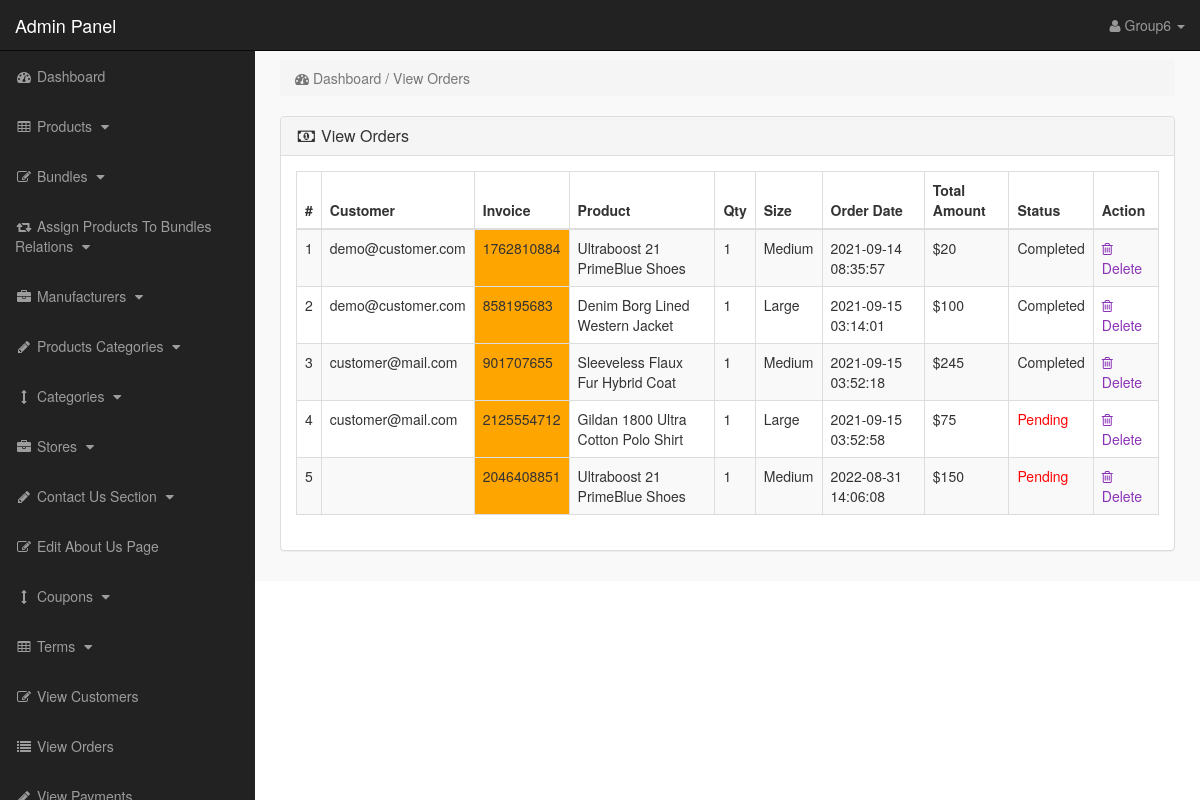
The app's page /admin_area/index.php?view_orders (signed in), older data.
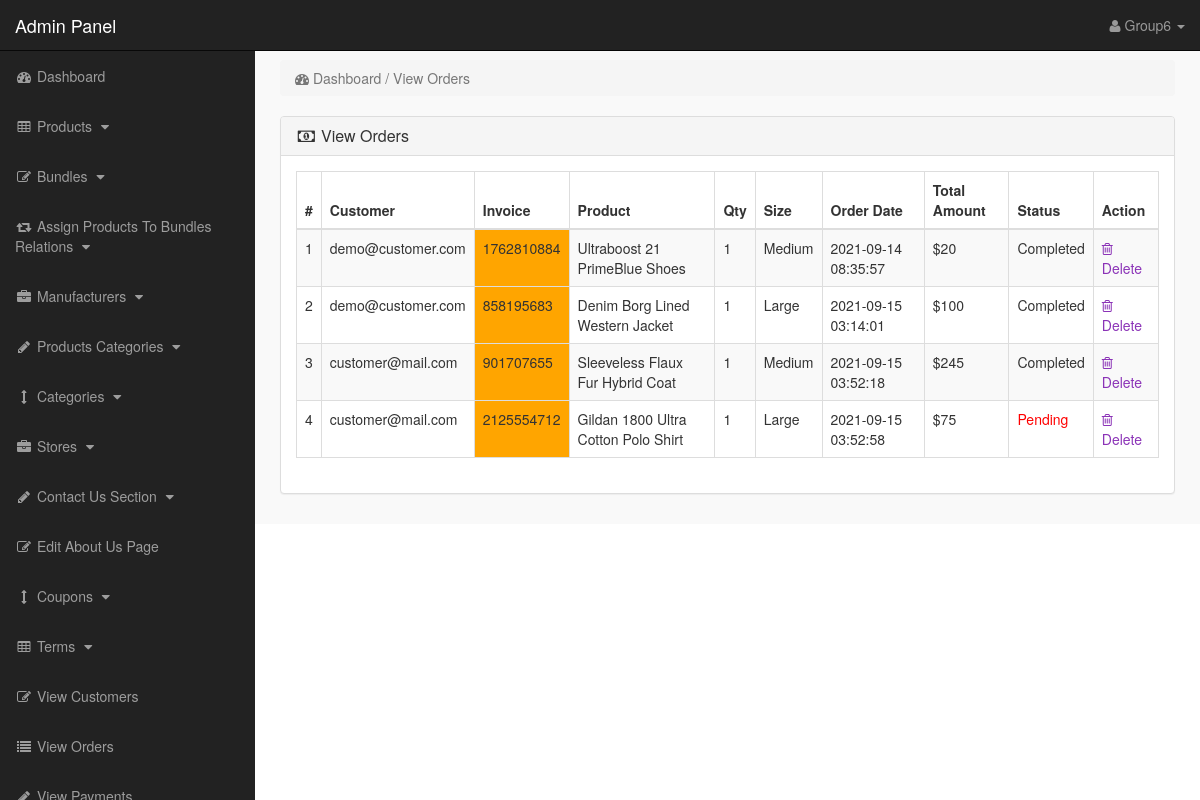
The same page, newer data.
### tables this page shows
CREATE TABLE `pending_orders` (
  `order_id` int(10) NOT NULL,
  `customer_id` int(10) NOT NULL,
  `invoice_no` int(10) NOT NULL,
  `product_id` text NOT NULL,
  `qty` int(10) NOT NULL,
  `size` text NOT NULL,
  `order_status` text NOT NULL
);

CREATE TABLE `customers` (
  `customer_id` int(10) NOT NULL,
  `customer_name` varchar(255) NOT NULL,
  `customer_email` varchar(255) NOT NULL,
  `customer_pass` varchar(255) NOT NULL,
  `customer_country` text NOT NULL,
  `customer_city` text NOT NULL,
  `customer_contact` varchar(255) NOT NULL,
  `customer_address` text NOT NULL,
  `customer_image` text NOT NULL,
  `customer_ip` varchar(255) NOT NULL,
  `customer_confirm_code` text NOT NULL
);

CREATE TABLE `products` (
  `product_id` int(10) NOT NULL,
  `p_cat_id` int(10) NOT NULL,
  `cat_id` int(10) NOT NULL,
  `manufacturer_id` int(10) NOT NULL,
  `date` timestamp NOT NULL DEFAULT current_timestamp() ON UPDATE current_timestamp(),
  `product_title` text NOT NULL,
  `product_url` text NOT NULL,
  `product_img1` text NOT NULL,
  `product_img2` text NOT NULL,
  `product_img3` text NOT NULL,
  `product_price` int(10) NOT NULL,
  `product_psp_price` int(100) NOT NULL,
  `product_desc` text NOT NULL,
  `product_features` text NOT NULL,
  `product_video` text NOT NULL,
  `product_keywords` text NOT NULL,
  `product_label` text NOT NULL,
  `status` varchar(255) NOT NULL
);

CREATE TABLE `customer_orders` (
  `order_id` int(10) NOT NULL,
  `customer_id` int(10) NOT NULL,
  `due_amount` int(100) NOT NULL,
  `invoice_no` int(100) NOT NULL,
  `qty` int(10) NOT NULL,
  `size` text NOT NULL,
  `order_date` timestamp NOT NULL DEFAULT current_timestamp() ON UPDATE current_timestamp(),
  `order_status` text NOT NULL
);

### admin_area/view_orders.php (the view)
<?php
if(!isset($_SESSION['admin_email'])){
echo "<script>window.open('login.php','_self')</script>";
}
else {
?>
<div class="row">
<div class="col-lg-12">
<ol class="breadcrumb">
<li class="active">
<i class="fa fa-dashboard"></i> Dashboard / View Orders
</li>
</ol>
</div>
</div>
<div class="row">
<div class="col-lg-12">
<div class="panel panel-default">
<div class="panel-heading">
<h3 class="panel-title">
<i class="fa fa-money fa-fw"></i> View Orders
</h3>
</div>
<div class="panel-body">
<div class="table-responsive">
<table class="table table-bordered table-hover table-striped">
<thead>
<tr>
<th>#</th>
<th>Customer</th>
<th>Invoice</th>
<th>Product</th>
<th>Qty</th>
<th>Size</th>
<th>Order Date</th>
<th>Total Amount</th>
<th>Status</th>
<th>Action</th>
</tr>
</thead>
<tbody>
<?php
$i = 0;
$get_orders = "select * from pending_orders";
$run_orders = mysqli_query($con,$get_orders);
while ($row_orders = mysqli_fetch_array($run_orders)) {
$order_id = $row_orders['order_id'];
$c_id = $row_orders['customer_id'];
$invoice_no = $row_orders['invoice_no'];
$product_id = $row_orders['product_id'];
$qty = $row_orders['qty'];
$size = $row_orders['size'];
$order_status = $row_orders['order_status'];
$get_products = "select * from products where product_id='$product_id'";
$run_products = mysqli_query($con,$get_products);
$row_products = mysqli_fetch_array($run_products);
$product_title = $row_products['product_title'];
$i++;
?>
<tr>
<td><?php echo $i; ?></td>
<td>
<?php
$get_customer = "select * from customers where customer_id='$c_id'";
$run_customer = mysqli_query($con,$get_customer);
$row_customer = mysqli_fetch_array($run_customer);
$customer_email = $row_customer['customer_email'];
echo $customer_email;
 ?>
 </td>
<td bgcolor="orange" ><?php echo $invoice_no; ?></td>
<td><?php echo $product_title; ?></td>
<td><?php echo $qty; ?></td>
<td><?php echo $size; ?></td>
<td>
<?php
$get_customer_order = "select * from customer_orders where order_id='$order_id'";
$run_customer_order = mysqli_query($con,$get_customer_order);
$row_customer_order = mysqli_fetch_array($run_customer_order);
$order_date = $row_customer_order['order_date'];
$due_amount = $row_customer_order['due_amount'];
echo $order_date;
?>
</td>
<td>$<?php echo $due_amount; ?></td>
<td>
<?php
if($order_status=='pending'){
echo $order_status='<div style="color:red;">Pending</div>';
}
else{
echo $order_status='Completed';
}
?>
</td>
<td>
<a href="index.php?order_delete=<?php echo $order_id; ?>" >
<i class="fa fa-trash-o" ></i> Delete
</a>
</td>
</tr>
<?php } ?>
</tbody>
</table>
</div>
</div>
</div>
</div>
</div>
<?php } ?>

Row changes from the older to the newer data that the page shows:
removed pending_orders: invoice_no "2046408851", product.product_title "Ultraboost 21 PrimeBlue Shoes", qty "1", size "Medium", customer_orders.order_date "2022-08-31 14:06:08", customer_orders.due_amount "150", order_status "Pending"
